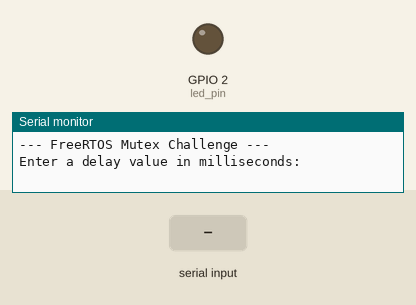
The sketch below on a simulated ESP32. On the bench: output pins drawn as LEDs (lit = HIGH), the last lines printed to the serial monitor. The inputs (shaded band) are chosen by the test bench.

Above: at 1.8 s.
1.9 s: "90,45\n" received over Serial
At 3.2 s:
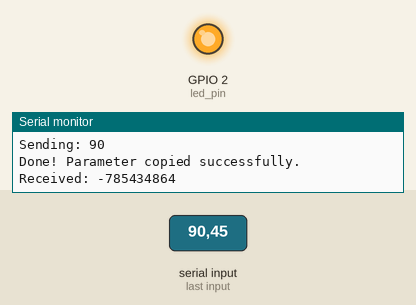
Timing chart, 0 to 4.9 s (numbered marks = the images above; inputs shaded):
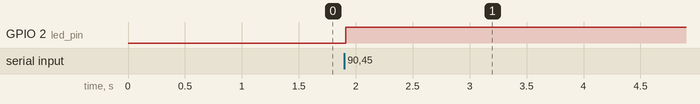

The sketch:

esp32_freertos_06_challenge_task_parameters.ino
```cpp
/*
 * FreeRTOS Mutex Challenge
 * Protect a task parameter
 */

#if CONFIG_FREERTOS_UNICORE
static const BaseType_t app_cpu = 0;
#else
static const BaseType_t app_cpu = 1;
#endif

static const int led_pin = LED_BUILTIN;

// Mutex shared between setup() and blinkLED()
SemaphoreHandle_t paramMutex;

// Blink LED using the delay passed as a parameter
void blinkLED(void *parameters) {

  // 1. Wait until setup() releases the mutex
  xSemaphoreTake(paramMutex, portMAX_DELAY);

  // 2. Copy the parameter while holding the mutex
  int num = *(int *)parameters;

  // 3. Release the mutex after copying
  xSemaphoreGive(paramMutex);

  // The task no longer needs the original pointer
  Serial.print("Received: ");
  Serial.println(num);

  pinMode(led_pin, OUTPUT);

  while (1) {
    digitalWrite(led_pin, HIGH);
    vTaskDelay(pdMS_TO_TICKS(num));

    digitalWrite(led_pin, LOW);
    vTaskDelay(pdMS_TO_TICKS(num));
  }
}

void setup() {

  // The parameter remains a local variable
  int delay_arg;

  Serial.begin(115200);
  vTaskDelay(pdMS_TO_TICKS(1000));

  Serial.println();
  Serial.println("--- FreeRTOS Mutex Challenge ---");
  Serial.println("Enter a delay value in milliseconds:");

  while (Serial.available() <= 0) {
    vTaskDelay(pdMS_TO_TICKS(10));
  }

  delay_arg = Serial.parseInt();

  // Validate the input
  if (delay_arg <= 0) {
    delay_arg = 500;
  }

  Serial.print("Sending: ");
  Serial.println(delay_arg);

  // 4. Create the mutex
  paramMutex = xSemaphoreCreateMutex();

  if (paramMutex == NULL) {
    Serial.println("Failed to create mutex!");
    return;
  }

  // 5. Lock the mutex before creating the task
  xSemaphoreTake(paramMutex, portMAX_DELAY);

  // 6. Create blinkLED with higher priority than setup()
  BaseType_t result = xTaskCreatePinnedToCore(
    blinkLED,
    "Blink LED",
    2048,
    (void *)&delay_arg,
    2,              // Higher priority helps ensure the task
                    // copies the parameter before setup resumes
    NULL,
    app_cpu
  );

  if (result != pdPASS) {
    Serial.println("Failed to create task!");
    xSemaphoreGive(paramMutex);
    return;
  }

  // 7. Allow blinkLED to take the mutex
  xSemaphoreGive(paramMutex);

  // 8. Wait until blinkLED has copied the parameter.
  // The higher-priority task gets the mutex first,
  // copies the value, and releases it.
  xSemaphoreTake(paramMutex, portMAX_DELAY);

  // The parameter has now been copied into blinkLED's
  // local variable. setup() can safely finish.
  xSemaphoreGive(paramMutex);

  Serial.println("Done! Parameter copied successfully.");
}

void loop() {
  vTaskDelay(pdMS_TO_TICKS(1000));
}
```

Measured:
- after the input at 1.9 s, GPIO 2 (led_pin): LOW → HIGH at once
